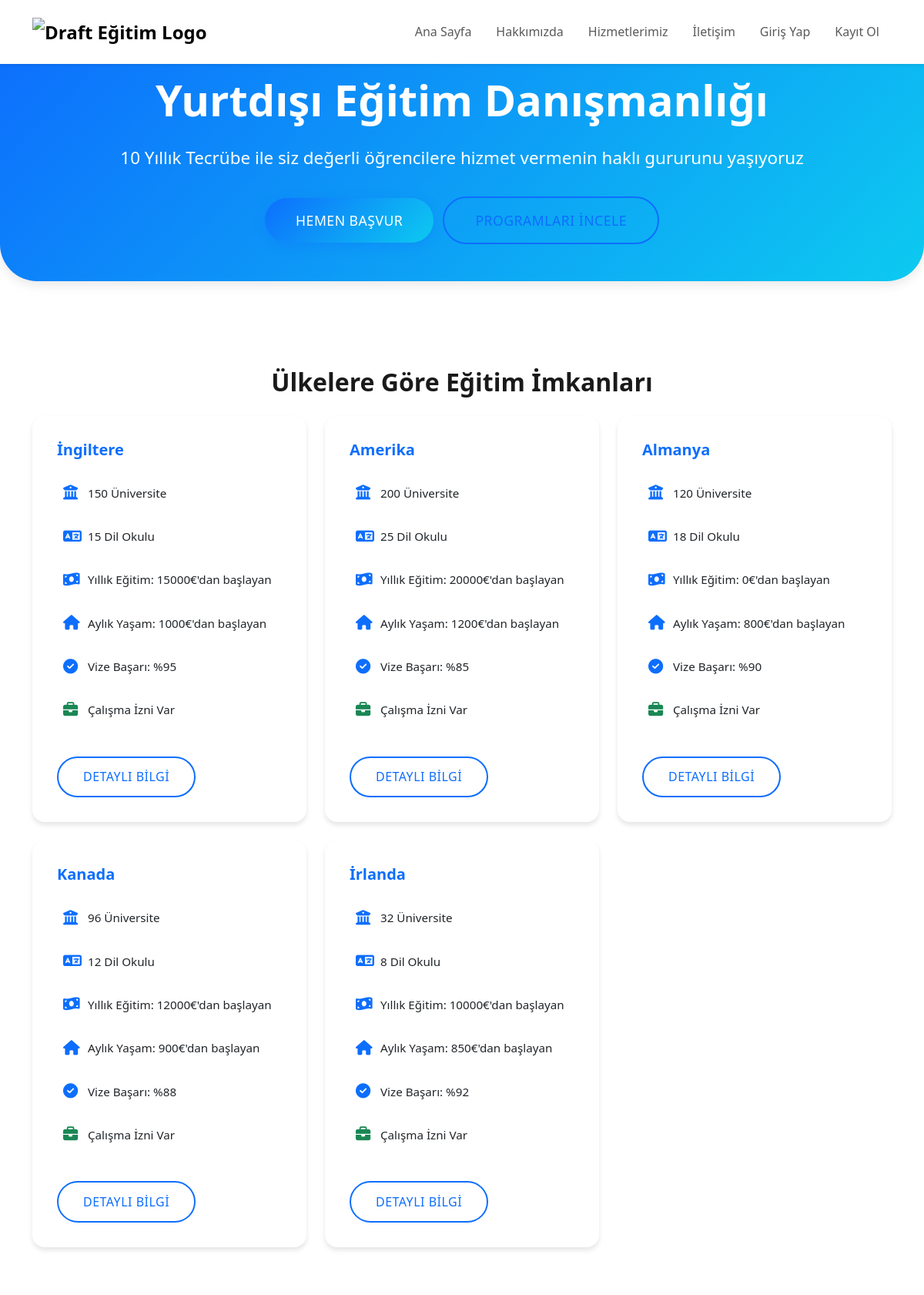
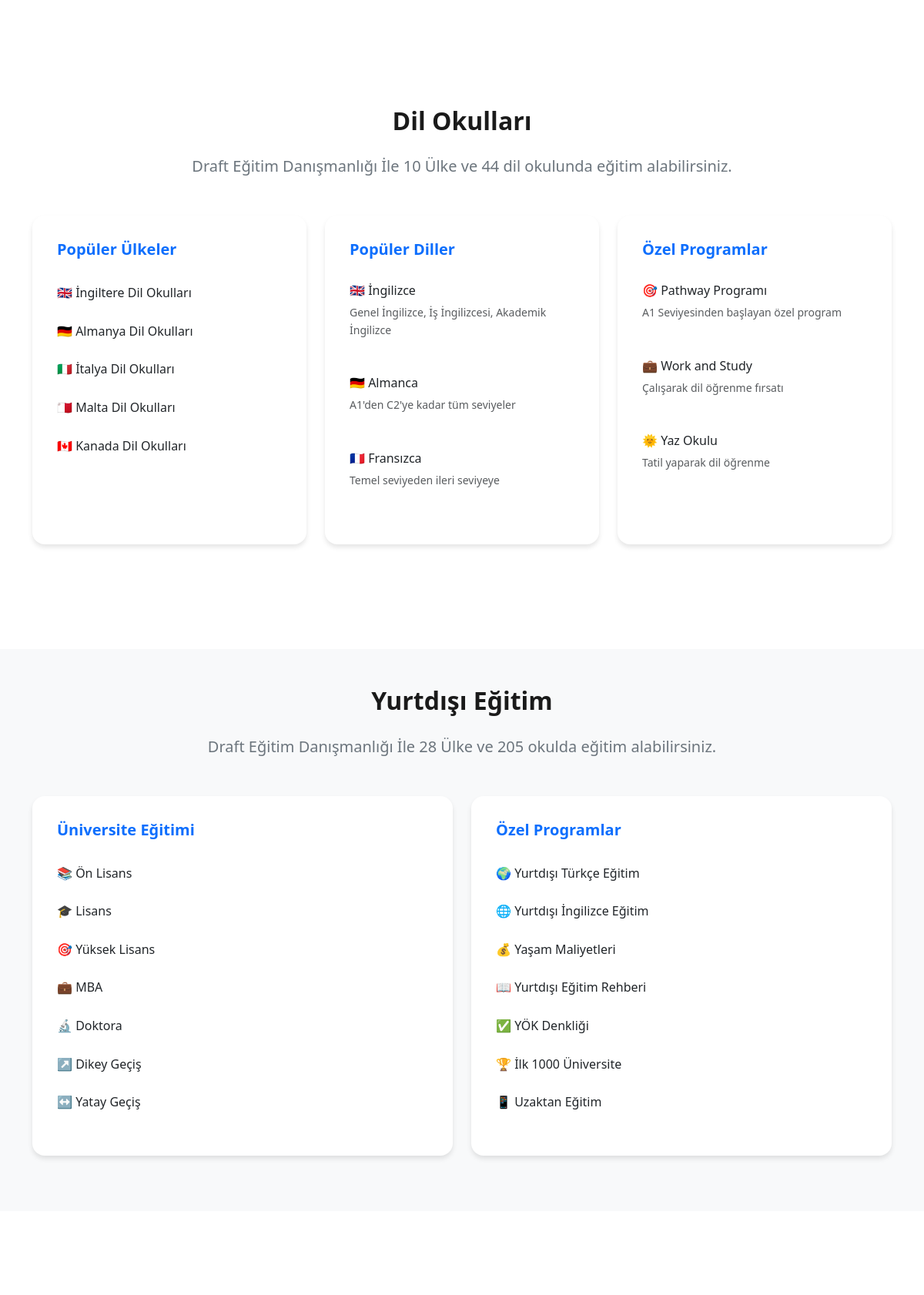
The page / (upper part) on the database its author committed (2 pictures, top to bottom).
### app.py (models this page shows)
class Country(db.Model):
    id = db.Column(db.Integer, primary_key=True)
    name = db.Column(db.String(100), nullable=False)
    code = db.Column(db.String(2), nullable=False)  # Ülke kodu (TR, UK, US gibi)
    university_count = db.Column(db.Integer, default=0)
    language_school_count = db.Column(db.Integer, default=0)
    min_tuition_fee = db.Column(db.Integer)  # Yıllık minimum eğitim ücreti
    min_living_cost = db.Column(db.Integer)  # Aylık minimum yaşam maliyeti
    visa_success_rate = db.Column(db.Integer)  # Vize başarı oranı
    work_permit = db.Column(db.Boolean, default=False)  # Çalışma izni
    programs = db.relationship('Program', backref='country', lazy=True)

### app.py (the view)
@app.route('/')
def home():
    countries = Country.query.all()
    return render_template('home.html', countries=countries)

### templates/home.html (shortened to what this page needs)
{% extends "base.html" %}
{% block content %}
<div class="hero-section text-center py-5 bg-light mb-5">
    <h1 class="display-4">Yurtdışı Eğitim Danışmanlığı</h1>
    <p class="lead">10 Yıllık Tecrübe ile siz değerli öğrencilere hizmet vermenin haklı gururunu yaşıyoruz</p>
    <div class="mt-4">
        <a href="{{ url_for('contact') }}" class="btn btn-primary btn-lg me-2">Hemen Başvur</a>
        <a href="{{ url_for('services') }}" class="btn btn-outline-primary btn-lg">Programları İncele</a>
    </div>
</div>
<div class="section mb-5">
    <div class="container">
        <h2 class="text-center mb-4">Ülkelere Göre Eğitim İmkanları</h2>
        <div class="row">
            {% for country in countries %}
            <div class="col-md-4 mb-4">
                <div class="card h-100">
                    <div class="card-body">
                        <h5 class="card-title">{{ country.name }}</h5>
                        <div class="stats-list">
                            <div class="stat-item mb-3">
                                <i class="fas fa-university text-primary"></i>
                                <span class="ms-2">{{ country.university_count }} Üniversite</span>
                            </div>
                            <div class="stat-item mb-3">
                                <i class="fas fa-language text-primary"></i>
                                <span class="ms-2">{{ country.language_school_count }} Dil Okulu</span>
                            </div>
                            <div class="stat-item mb-3">
                                <i class="fas fa-money-bill-wave text-primary"></i>
                                <span class="ms-2">Yıllık Eğitim: {{ country.min_tuition_fee }}€'dan başlayan</span>
                            </div>
                            <div class="stat-item mb-3">
                                <i class="fas fa-home text-primary"></i>
                                <span class="ms-2">Aylık Yaşam: {{ country.min_living_cost }}€'dan başlayan</span>
                            </div>
                            <div class="stat-item mb-3">
                                <i class="fas fa-check-circle text-primary"></i>
                                <span class="ms-2">Vize Başarı: %{{ country.visa_success_rate }}</span>
                            </div>
                            {% if country.work_permit %}
                            <div class="stat-item mb-3">
                                <i class="fas fa-briefcase text-success"></i>
                                <span class="ms-2">Çalışma İzni Var</span>
                            </div>
                            {% endif %}
                        </div>
                        <a href="#" class="btn btn-outline-primary mt-3">Detaylı Bilgi</a>
                    </div>
                </div>
            </div>
            {% endfor %}
        </div>
    </div>
</div>
<div class="section mb-5">
    <div class="container">
        <h2 class="text-center mb-4">Dil Okulları</h2>
        <p class="text-center lead mb-5">Draft Eğitim Danışmanlığı İle 10 Ülke ve 44 dil okulunda eğitim alabilirsiniz.</p>
        <div class="row">
            <div class="col-md-4 mb-4">
                <div class="card h-100">
                    <div class="card-body">
                        <h5 class="card-title">Popüler Ülkeler</h5>
                        <ul class="list-unstyled">
                            <li class="mb-2">🇬🇧 İngiltere Dil Okulları</li>
                            <li class="mb-2">🇩🇪 Almanya Dil Okulları</li>
                            <li class="mb-2">🇮🇹 İtalya Dil Okulları</li>
                            <li class="mb-2">🇲🇹 Malta Dil Okulları</li>
                            <li class="mb-2">🇨🇦 Kanada Dil Okulları</li>
                        </ul>
                    </div>
                </div>
            </div>
            <div class="col-md-4 mb-4">
                <div class="card h-100">
                    <div class="card-body">
                        <h5 class="card-title">Popüler Diller</h5>
                        <ul class="list-unstyled">
                            <li class="mb-3">
                                <h6>🇬🇧 İngilizce</h6>
                                <p class="small text-muted">Genel İngilizce, İş İngilizcesi, Akademik İngilizce</p>
                            </li>
                            <li class="mb-3">
                                <h6>🇩🇪 Almanca</h6>
                                <p class="small text-muted">A1'den C2'ye kadar tüm seviyeler</p>
                            </li>
                            <li class="mb-3">
                                <h6>🇫🇷 Fransızca</h6>
                                <p class="small text-muted">Temel seviyeden ileri seviyeye</p>
                            </li>
                        </ul>
                    </div>
                </div>
            </div>
            <div class="col-md-4 mb-4">
                <div class="card h-100">
                    <div class="card-body">
                        <h5 class="card-title">Özel Programlar</h5>
                        <ul class="list-unstyled">
                            <li class="mb-3">
                                <h6>🎯 Pathway Programı</h6>
                                <p class="small text-muted">A1 Seviyesinden başlayan özel program</p>
                            </li>
                            <li class="mb-3">
                                <h6>💼 Work and Study</h6>
                                <p class="small text-muted">Çalışarak dil öğrenme fırsatı</p>
                            </li>
                            <li class="mb-3">
                                <h6>🌞 Yaz Okulu</h6>
                                <p class="small text-muted">Tatil yaparak dil öğrenme</p>
                            </li>
                        </ul>
                    </div>
                </div>
            </div>
        </div>
    </div>
</div>
<div class="section bg-light py-5 mb-5">
    <div class="container">
        <h2 class="text-center mb-4">Yurtdışı Eğitim</h2>
        <p class="text-center lead mb-5">Draft Eğitim Danışmanlığı İle 28 Ülke ve 205 okulda eğitim alabilirsiniz.</p>
        <div class="row">
            <div class="col-md-6 mb-4">
                <div class="card h-100">
                    <div class="card-body">
                        <h5 class="card-title">Üniversite Eğitimi</h5>
                        <ul class="list-unstyled">
                            <li class="mb-2">📚 Ön Lisans</li>
                            <li class="mb-2">🎓 Lisans</li>
                            <li class="mb-2">🎯 Yüksek Lisans</li>
                            <li class="mb-2">💼 MBA</li>
                            <li class="mb-2">🔬 Doktora</li>
                            <li class="mb-2">↗️ Dikey Geçiş</li>
                            <li class="mb-2">↔️ Yatay Geçiş</li>
                        </ul>
                    </div>
                </div>
            </div>
            <div class="col-md-6 mb-4">
                <div class="card h-100">
                    <div class="card-body">
                        <h5 class="card-title">Özel Programlar</h5>
                        <ul class="list-unstyled">
                            <li class="mb-2">🌍 Yurtdışı Türkçe Eğitim</li>
                            <li class="mb-2">🌐 Yurtdışı İngilizce Eğitim</li>
                            <li class="mb-2">💰 Yaşam Maliyetleri</li>
                            <li class="mb-2">📖 Yurtdışı Eğitim Rehberi</li>
                            <li class="mb-2">✅ YÖK Denkliği</li>
                            <li class="mb-2">🏆 İlk 1000 Üniversite</li>
                            <li class="mb-2">📱 Uzaktan Eğitim</li>
                        </ul>
                    </div>
                </div>
            </div>
        </div>
    </div>
</div>
<div class="section mb-5">
</div>
{% endblock %}

### templates/base.html (shortened to what this page needs)
<!DOCTYPE html>
<html lang="tr">
<head>
    <link href="https://cdn.jsdelivr.net/npm/bootstrap@5.3.2/dist/css/bootstrap.min.css" rel="stylesheet">
    <link rel="stylesheet" href="https://cdnjs.cloudflare.com/ajax/libs/font-awesome/6.5.1/css/all.min.css">
    <link rel="stylesheet" href="{{ url_for('static', filename='css/style.css') }}">
</head>
<body>
    <nav class="navbar navbar-expand-lg navbar-light bg-white fixed-top shadow-sm">
        <div class="container">
            <a class="navbar-brand" href="{{ url_for('home') }}">
                <img src="{{ url_for('static', filename='img/logo.png') }}" alt="Draft Eğitim Logo" height="40">
            </a>
            <div class="collapse navbar-collapse" id="navbarNav">
                <ul class="navbar-nav ms-auto">
                    <li class="nav-item">
                        <a class="nav-link" href="{{ url_for('home') }}">Ana Sayfa</a>
                    </li>
                    <li class="nav-item">
                        <a class="nav-link" href="{{ url_for('about') }}">Hakkımızda</a>
                    </li>
                    <li class="nav-item">
                        <a class="nav-link" href="{{ url_for('services') }}">Hizmetlerimiz</a>
                    </li>
                    <li class="nav-item">
                        <a class="nav-link" href="{{ url_for('contact') }}">İletişim</a>
                    </li>
                    {% if current_user.is_authenticated %}
                    <li class="nav-item">
                        <a class="nav-link" href="{{ url_for('logout') }}">Çıkış Yap</a>
                    </li>
                    {% else %}
                    <li class="nav-item">
                        <a class="nav-link" href="{{ url_for('login') }}">Giriş Yap</a>
                    </li>
                    <li class="nav-item">
                        <a class="nav-link" href="{{ url_for('register') }}">Kayıt Ol</a>
                    </li>
                    {% endif %}
                </ul>
            </div>
        </div>
    </nav>
    <div class="container mt-5 pt-4">
    </div>
    <main class="flex-shrink-0">
        {% block content %}{% endblock %}
    </main>
</body>
</html>

### static/css/style.css (style rules this page uses)
body { font-family: 'Segoe UI', Tahoma, Geneva, Verdana, sans-serif; line-height: 1.6; color: #333; }
.hero-section { background: linear-gradient(135deg, #0d6efd 0%, #0dcaf0 100%); color: white; padding: 5rem 0; margin-top: -1.5rem; margin-bottom: 3rem; border-radius: 0 0 3rem 3rem; box-shadow: 0 4px 15px rgba(0, 0, 0, 0.1); }
.hero-section h1 { font-weight: 700; margin-bottom: 1.5rem; font-size: 3.5rem; }
.hero-section .lead { font-size: 1.4rem; margin-bottom: 2rem; }
.card { border: none; box-shadow: 0 4px 6px rgba(0, 0, 0, 0.1); transition: all 0.3s ease; border-radius: 1rem; overflow: hidden; }
.card-title { color: #0d6efd; font-weight: 600; margin-bottom: 1.5rem; }
.card-body { padding: 2rem; }
.stats-list { margin-bottom: 1.5rem; }
.stat-item { display: flex; align-items: center; padding: 0.5rem; border-radius: 0.5rem; transition: all 0.3s ease; }
.stat-item i { font-size: 1.2rem; width: 24px; }
.stat-item span { font-size: 0.95rem; }
.list-unstyled li { padding: 0.5rem 0; }
.section { padding: 4rem 0; }
.section h2 { font-weight: 700; margin-bottom: 1rem; color: #1a1a1a; }
.section .lead { color: #6c757d; margin-bottom: 3rem; }
.btn { padding: 0.8rem 2rem; border-radius: 2rem; font-weight: 500; text-transform: uppercase; letter-spacing: 0.5px; transition: all 0.3s ease; }
.btn-lg { padding: 1rem 2.5rem; font-size: 1.1rem; }
.btn-primary { background: linear-gradient(135deg, #0d6efd 0%, #0dcaf0 100%); border: none; box-shadow: 0 4px 15px rgba(13, 110, 253, 0.3); }
.btn-outline-primary { border: 2px solid #0d6efd; color: #0d6efd; }
.navbar { padding: 1rem 0; transition: all 0.3s ease; }
.navbar-brand { font-size: 1.5rem; font-weight: 700; }
.nav-link { font-weight: 500; padding: 0.5rem 1rem !important; transition: all 0.3s ease; }
.bg-light { background-color: #f8f9fa !important; }

### rows shown on the page
Country: name "İngiltere", university_count "150", language_school_count "15", min_tuition_fee "15000", min_living_cost "1000", visa_success_rate "95", work_permit True (drawn)
Country: name "Amerika", university_count "200", language_school_count "25", min_tuition_fee "20000", min_living_cost "1200", visa_success_rate "85", work_permit True (drawn)
Country: name "Almanya", university_count "120", language_school_count "18", min_tuition_fee "0", min_living_cost "800", visa_success_rate "90", work_permit True (drawn)
Country: name "Kanada", university_count "96", language_school_count "12", min_tuition_fee "12000", min_living_cost "900", visa_success_rate "88", work_permit True (drawn)
Country: name "İrlanda", university_count "32", language_school_count "8", min_tuition_fee "10000", min_living_cost "850", visa_success_rate "92", work_permit True (drawn)
